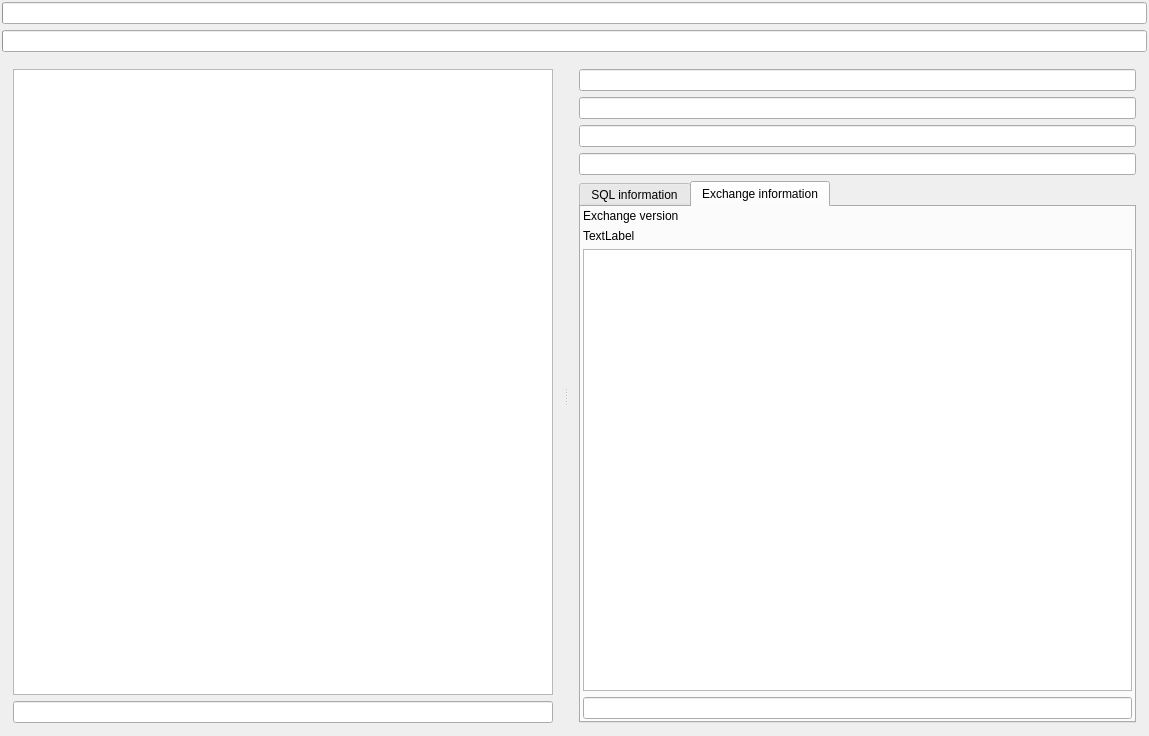
<?xml version="1.0" encoding="UTF-8"?>
<ui version="4.0">
 <class>RecoveryPointsWidget</class>
 <widget class="QWidget" name="RecoveryPointsWidget">
  <property name="geometry">
   <rect>
    <x>0</x>
    <y>0</y>
    <width>1149</width>
    <height>736</height>
   </rect>
  </property>
  <property name="windowTitle">
   <string>RecoveryPointsWidget</string>
  </property>
  <layout class="QVBoxLayout" name="verticalLayout_5">
   <property name="leftMargin">
    <number>2</number>
   </property>
   <property name="topMargin">
    <number>2</number>
   </property>
   <property name="rightMargin">
    <number>2</number>
   </property>
   <property name="bottomMargin">
    <number>2</number>
   </property>
   <item>
    <widget class="QProgressBar" name="folderProgressBar">
     <property name="value">
      <number>0</number>
     </property>
     <property name="textVisible">
      <bool>false</bool>
     </property>
    </widget>
   </item>
   <item>
    <widget class="QProgressBar" name="agentProgressBar">
     <property name="value">
      <number>0</number>
     </property>
     <property name="textVisible">
      <bool>false</bool>
     </property>
    </widget>
   </item>
   <item>
    <widget class="QSplitter" name="splitter">
     <property name="orientation">
      <enum>Qt::Horizontal</enum>
     </property>
     <widget class="QWidget" name="verticalLayoutWidget_2">
      <layout class="QVBoxLayout" name="verticalLayout_2">
       <item>
        <widget class="QTreeView" name="treeView">
         <property name="alternatingRowColors">
          <bool>true</bool>
         </property>
         <property name="sortingEnabled">
          <bool>true</bool>
         </property>
        </widget>
       </item>
       <item>
        <widget class="QLineEdit" name="recoveryPointLineEdit">
         <property name="readOnly">
          <bool>true</bool>
         </property>
        </widget>
       </item>
      </layout>
     </widget>
     <widget class="QWidget" name="verticalLayoutWidget">
      <layout class="QVBoxLayout" name="verticalLayout">
       <item>
        <widget class="QLineEdit" name="agentIdLineEdit"/>
       </item>
       <item>
        <widget class="QLineEdit" name="rpIdLineEdit"/>
       </item>
       <item>
        <widget class="QLineEdit" name="volumeIdLineEdit">
         <property name="readOnly">
          <bool>true</bool>
         </property>
        </widget>
       </item>
       <item>
        <widget class="QLineEdit" name="prevEpochLineEdit">
         <property name="readOnly">
          <bool>true</bool>
         </property>
        </widget>
       </item>
       <item>
        <widget class="QTabWidget" name="tabWidget">
         <property name="currentIndex">
          <number>1</number>
         </property>
         <widget class="QWidget" name="tab">
          <attribute name="title">
           <string>SQL information</string>
          </attribute>
          <layout class="QVBoxLayout" name="verticalLayout_3">
           <property name="leftMargin">
            <number>2</number>
           </property>
           <property name="topMargin">
            <number>2</number>
           </property>
           <property name="rightMargin">
            <number>2</number>
           </property>
           <property name="bottomMargin">
            <number>2</number>
           </property>
           <item>
            <widget class="QTreeView" name="sqlTreeView">
             <property name="alternatingRowColors">
              <bool>true</bool>
             </property>
            </widget>
           </item>
           <item>
            <widget class="QLineEdit" name="sqlLineEdit">
             <property name="readOnly">
              <bool>true</bool>
             </property>
            </widget>
           </item>
          </layout>
         </widget>
         <widget class="QWidget" name="tab_2">
          <attribute name="title">
           <string>Exchange information</string>
          </attribute>
          <layout class="QVBoxLayout" name="verticalLayout_4">
           <property name="leftMargin">
            <number>2</number>
           </property>
           <property name="topMargin">
            <number>2</number>
           </property>
           <property name="rightMargin">
            <number>2</number>
           </property>
           <property name="bottomMargin">
            <number>2</number>
           </property>
           <item>
            <widget class="QLabel" name="exchangeVersionLabel">
             <property name="text">
              <string>Exchange version</string>
             </property>
            </widget>
           </item>
           <item>
            <widget class="QLabel" name="exchangeNameLabel">
             <property name="text">
              <string>TextLabel</string>
             </property>
            </widget>
           </item>
           <item>
            <widget class="QTreeView" name="exchangeTreeView">
             <property name="alternatingRowColors">
              <bool>true</bool>
             </property>
            </widget>
           </item>
           <item>
            <widget class="QLineEdit" name="exchageLineEdit">
             <property name="readOnly">
              <bool>true</bool>
             </property>
            </widget>
           </item>
          </layout>
         </widget>
        </widget>
       </item>
      </layout>
     </widget>
    </widget>
   </item>
  </layout>
 </widget>
 <layoutdefault spacing="6" margin="11"/>
 <resources>
  <include location="plugin.qrc"/>
 </resources>
 <connections/>
</ui>
